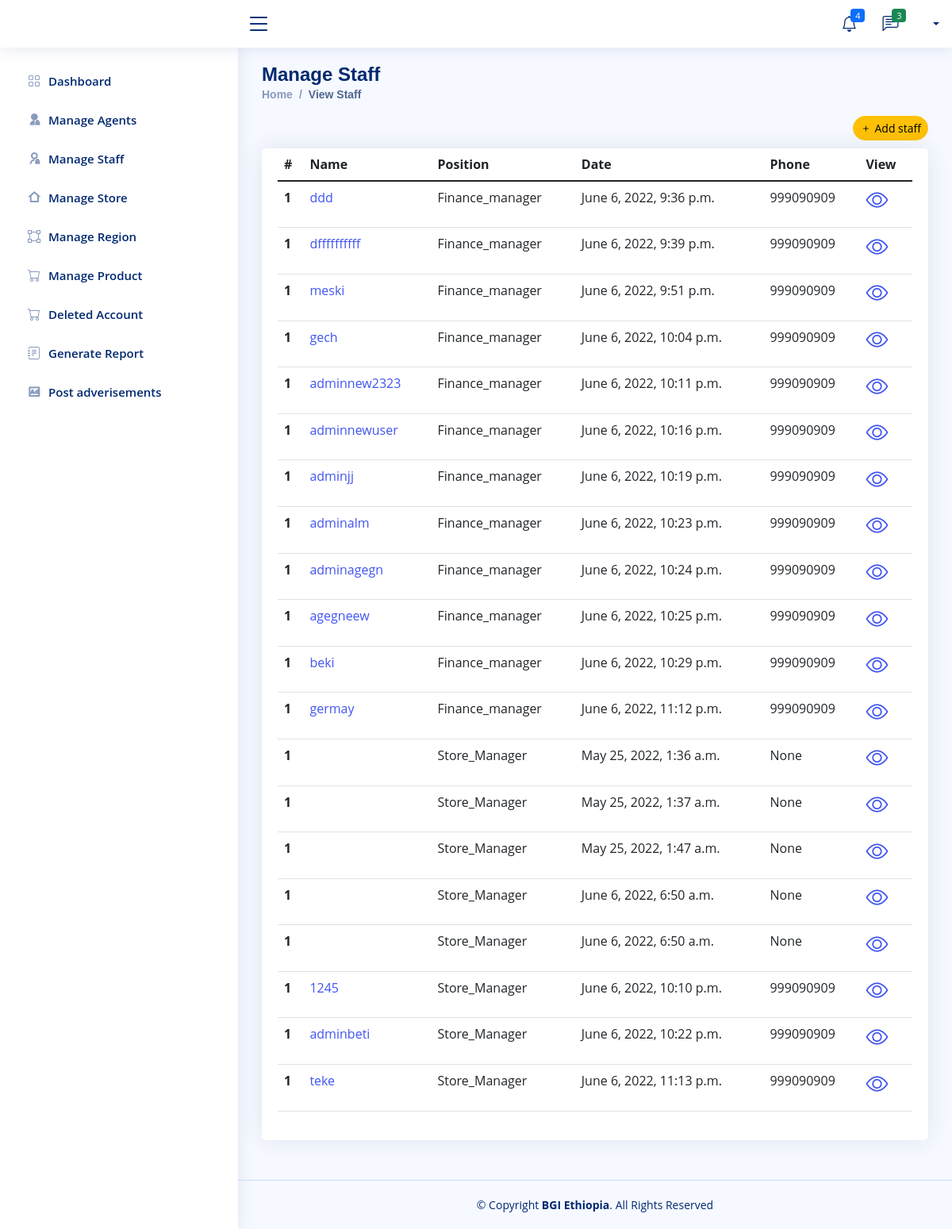
/BGI/view-staff/, run on the app's committed database.
### Company/models.py (models this page shows, shortened)
class Finance_Manager(models.Model):
    user=models.OneToOneField(User,null=True, on_delete=models.CASCADE)
    Full_Name=models.CharField(max_length=300, null=True)
    phone = models.CharField(max_length=200, null=True)
    staff=models.CharField(default='Finance_manager',max_length=50)
    profile_pic=models.ImageField(null=True,blank=True, upload_to='Profile/')
    salary = models.FloatField(null=True,blank=True)
    address = models.CharField(max_length=200, null=True)
    about=models.TextField(null=True,blank=True,max_length=500)
    date_created = models.DateTimeField(auto_now_add=True, null=True)
    telegram = models.CharField(max_length=200, null=True)
    facebook = models.CharField(max_length=200, null=True)
    instagram = models.CharField(max_length=200, null=True)

class Company_Store_Manager(models.Model):
    user=models.ForeignKey(User,null=True, on_delete=models.CASCADE)
    Full_Name=models.CharField(max_length=300, null=True)
    Store=models.OneToOneField(Company_Store,null=True, blank=True,on_delete=models.CASCADE)
    staff=models.CharField(default='Store_Manager',max_length=50)
    profile_pic=models.ImageField(null=True,blank=True, upload_to='Profile/')
    phone = models.CharField(max_length=200, null=True)
    salary = models.FloatField(null=True,blank=True)
    address = models.CharField(max_length=200, null=True)
    about=models.TextField(null=True,blank=True,max_length=500)
    date_created = models.DateTimeField(auto_now_add=True, null=True)
    Telegram = models.CharField(max_length=200, null=True)
    facebook = models.CharField(max_length=200, null=True)
    instagram = models.CharField(max_length=200, null=True)

### Company/views.py (the view)
# urls.py: path('view-staff/',views.view_staff,name='view-staff'),
def view_staff(request):
    staff_finance_manager = Finance_Manager.objects.all()
    staff_company_store_manager = Company_Store_Manager.objects.all()
    context = {
        'staff_finance_manager': staff_finance_manager,
        'staff_company_store_manager': staff_company_store_manager,
    }
    return render(request, 'Company/staffs/staff-view.html', context)

### Templates/Company/staffs/staff-view.html (shortened to what this page needs)
{% extends 'Company/company-base.html'%}
{% block content%}
<main id="main" class="main">
  <div class="pagetitle">
    <h1>Manage Staff</h1>
    <nav>
      <ol class="breadcrumb">
        <li class="breadcrumb-item"><a href="{% url 'admin-dashbord'%}">Home</a></li>
        <li class="breadcrumb-item active">View Staff</li>
      </ol>
      <div class="text-end">
        <a href="{% url 'add-staff' %}" class="item-end">
          <button type="button" class="btn btn-sm rounded-pill btn-warning"><i class="bi bi-plus me-1"></i>Add
            staff</button>
        </a>
      </div>
    </nav>
  </div>
  <section class="section">
    <div class="row">
      <div class="col-lg-12">
        <div class="card">
          <div class="card-body">
            <table class="table datatable">
              <thead>
                <tr>
                  <th scope="col">#</th>
                  <th scope="col">Name</th>
                  <th scope="col">Position</th>
                  <th scope="col">Date</th>
                  <th scope="col">Phone</th>
                  <th scope="col">View</th>
                </tr>
              </thead>
              <tbody>
                {% for staff in staff_finance_manager %}
                <tr>
                  <th scope="row">1</th>
                  <td><a href="{% url 'staff-detail' staff.id  staff.staff %}">{{staff.user.username}}</a></td>
                  <td>{{staff.staff}}</td>
                  <td>{{staff.date_created }}</td>
                  <td>{{staff.phone}}</td>
                  <td><a href="{% url 'staff-detail' staff.id staff.staff %}">
                      <h3><i class="bi bi-eye"></i></h3>
                    </a>
                  </td>
                </tr>
                {% endfor %}
                {% for staff in staff_company_store_manager %}
                <tr>
                  <th scope="row">1</th>
                  <td><a href="{% url 'staff-detail' staff.id staff.staff %}">{{staff.user.username}}</a></td>
                  <td>{{staff.staff}}</td>
                  <td>{{staff.date_created }}</td>
                  <td>{{staff.phone}}</td>
                  <td><a href="{% url 'staff-detail' staff.id staff.staff %}">
                      <h3><i class="bi bi-eye"></i></h3>
                    </a>
                  </td>
                </tr>
                {% endfor %}
              </tbody>
            </table>
          </div>
        </div>
      </div>
    </div>
  </section>
</main>
{% endblock %}

### static/assets/css/style.css (style rules this page uses)
:root { scroll-behavior: smooth; }
body { font-family: "Open Sans", sans-serif; background: #f6f9ff; color: #444444; }
a { color: #4154f1; text-decoration: none; }
h1, h2, h3, h4, h5, h6 { font-family: "Nunito", sans-serif; }
#main { margin-top: 60px; padding: 20px 30px; transition: all 0.3s; }
.pagetitle { margin-bottom: 10px; }
.pagetitle h1 { font-size: 24px; margin-bottom: 0; font-weight: 600; color: #012970; }
.card { margin-bottom: 30px; border: none; border-radius: 5px; box-shadow: 0px 0 30px rgba(1, 41, 112, 0.1); }
.card-body { padding: 0 20px 20px 20px; }
.breadcrumb { font-size: 14px; font-family: "Nunito", sans-serif; color: #899bbd; font-weight: 600; }
.breadcrumb a { color: #899bbd; transition: 0.3s; }
.breadcrumb .breadcrumb-item::before { color: #899bbd; }
.breadcrumb .active { color: #51678f; font-weight: 600; }
@media (min-width: 1200px) { #main, #footer { margin-left: 300px; } }

### data on the page
Finance_Manager: user.username "ddd", staff "Finance_manager", date_created "June 6, 2022, 9:36 p.m.", phone "999090909"
Finance_Manager: user.username "dffffffffff", staff "Finance_manager", date_created "June 6, 2022, 9:39 p.m.", phone "999090909"
Finance_Manager: user.username "meski", staff "Finance_manager", date_created "June 6, 2022, 9:51 p.m.", phone "999090909"
Finance_Manager: user.username "gech", staff "Finance_manager", date_created "June 6, 2022, 10:04 p.m.", phone "999090909"
Finance_Manager: user.username "adminnew2323", staff "Finance_manager", date_created "June 6, 2022, 10:11 p.m.", phone "999090909"
Finance_Manager: user.username "adminnewuser", staff "Finance_manager", date_created "June 6, 2022, 10:16 p.m.", phone "999090909"
Finance_Manager: user.username "adminjj", staff "Finance_manager", date_created "June 6, 2022, 10:19 p.m.", phone "999090909"
Finance_Manager: user.username "adminalm", staff "Finance_manager", date_created "June 6, 2022, 10:23 p.m.", phone "999090909"
Finance_Manager: user.username "adminagegn", staff "Finance_manager", date_created "June 6, 2022, 10:24 p.m.", phone "999090909"
Finance_Manager: user.username "agegneew", staff "Finance_manager", date_created "June 6, 2022, 10:25 p.m.", phone "999090909"
Finance_Manager: user.username "beki", staff "Finance_manager", date_created "June 6, 2022, 10:29 p.m.", phone "999090909"
Finance_Manager: user.username "germay", staff "Finance_manager", date_created "June 6, 2022, 11:12 p.m.", phone "999090909"
Company_Store_Manager: staff "Store_Manager", date_created "May 25, 2022, 1:36 a.m.", phone "None"
Company_Store_Manager: staff "Store_Manager", date_created "May 25, 2022, 1:37 a.m.", phone "None"
Company_Store_Manager: staff "Store_Manager", date_created "May 25, 2022, 1:47 a.m.", phone "None"
Company_Store_Manager: staff "Store_Manager", date_created "June 6, 2022, 6:50 a.m.", phone "None"
Company_Store_Manager: staff "Store_Manager", date_created "June 6, 2022, 6:50 a.m.", phone "None"
Company_Store_Manager: user.username "1245", staff "Store_Manager", date_created "June 6, 2022, 10:10 p.m.", phone "999090909"
Company_Store_Manager: user.username "adminbeti", staff "Store_Manager", date_created "June 6, 2022, 10:22 p.m.", phone "999090909"
Company_Store_Manager: user.username "teke", staff "Store_Manager", date_created "June 6, 2022, 11:13 p.m.", phone "999090909"
